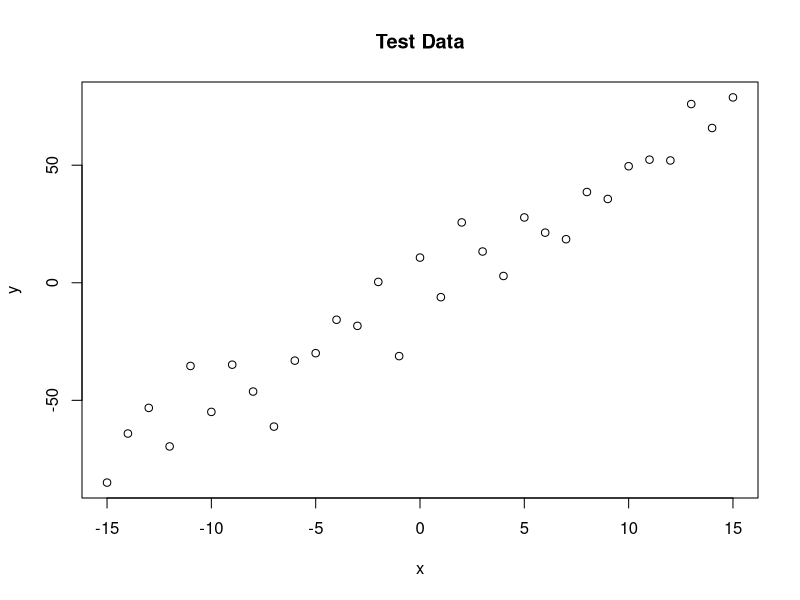
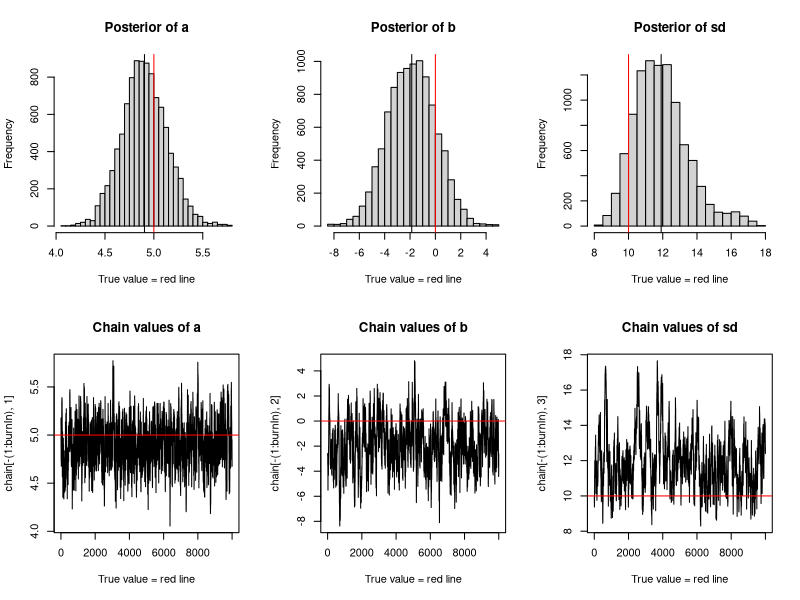
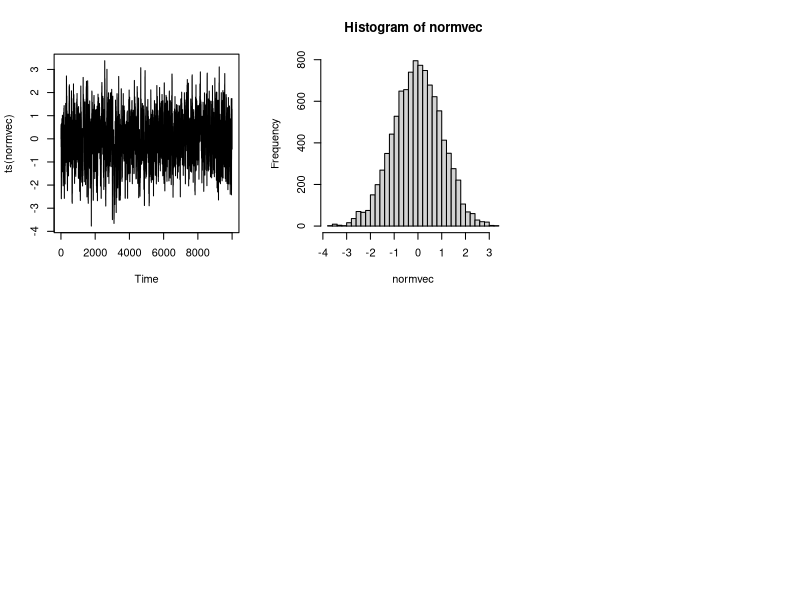

Source code (R) for these figures, in order:
trueA <- 5
trueB <- 0
trueSd <- 10
sampleSize <- 31

# create independent x-values 
x <- (-(sampleSize-1)/2):((sampleSize-1)/2)

# create dependent values according to ax + b + N(0,sd)
y <-  trueA * x + trueB + rnorm(n=sampleSize,mean=0,sd=trueSd)

plot(x,y, main="Test Data")

likelihood <- function(param){
  a = param[1]
  b = param[2]
  sd = param[3]
  
  pred = a*x + b
  singlelikelihoods = dnorm(y, mean = pred, sd = sd, log = T)
  sumll = sum(singlelikelihoods)
  return(sumll)   
}

prior <- function(param){
  a = param[1]
  b = param[2]
  sd = param[3]
  aprior = dunif(a, min=0, max=10, log = T)
  bprior = dnorm(b, sd = 5, log = T)
  sdprior = dunif(sd, min=0, max=30, log = T)
  return(aprior+bprior+sdprior)
}

posterior <- function(param){
  return (likelihood(param) + prior(param))
}

proposalfunction <- function(param){
  return(rnorm(3,mean = param, sd= c(0.1,0.5,0.3)))
}

run_metropolis_MCMC <- function(startvalue, iterations){
  chain = array(dim = c(iterations+1,3))
  chain[1,] = startvalue
  for (i in 1:iterations){
    #i <- 1
    proposal = proposalfunction(chain[i,])
    
    probab = exp(posterior(proposal) - posterior(chain[i,]))
    if (runif(1) < probab){
      chain[i+1,] = proposal
    }else{
      chain[i+1,] = chain[i,]
    }
  }
  return(chain)
}

startvalue = c(4,0,10)
chain = run_metropolis_MCMC(startvalue, iterations=30000)

burnIn = 20000
acceptance = 1-mean(duplicated(chain[-(1:burnIn),]))

par(mfrow = c(2,3))
hist(chain[-(1:burnIn),1],nclass=30, , main="Posterior of a", xlab="True value = red line" )
abline(v = mean(chain[-(1:burnIn),1]))
abline(v = trueA, col="red" )
hist(chain[-(1:burnIn),2],nclass=30, main="Posterior of b", xlab="True value = red line")
abline(v = mean(chain[-(1:burnIn),2]))
abline(v = trueB, col="red" )
hist(chain[-(1:burnIn),3],nclass=30, main="Posterior of sd", xlab="True value = red line")
abline(v = mean(chain[-(1:burnIn),3]) )
abline(v = trueSd, col="red" )
plot(chain[-(1:burnIn),1], type = "l", xlab="True value = red line" , main = "Chain values of a", )
abline(h = trueA, col="red" )
plot(chain[-(1:burnIn),2], type = "l", xlab="True value = red line" , main = "Chain values of b", )
abline(h = trueB, col="red" )
plot(chain[-(1:burnIn),3], type = "l", xlab="True value = red line" , main = "Chain values of sd", )
abline(h = trueSd, col="red" )

# for comparison:
summary(lm(y~x))



#####################################################

# metropolis for N(0,1) based on uniform candidates

#alpha gives range
#n is number of iterations
norm<-function (n, alpha) {
  vec <- vector("numeric", n)
  x <- 0
  vec[1] <- x
  for (i in 2:n) {
    innov <- runif(1, -alpha, alpha) #this is the function that is applied
    can <- x + innov
    aprob <- min(1, dnorm(can)/dnorm(x))
    u <- runif(1)
    if (u < aprob) 
      x <- can
    vec[i] <- x
  }
  vec
}


normvec<-norm(10000,1)
plot(ts(normvec))
hist(normvec,30)


# end



